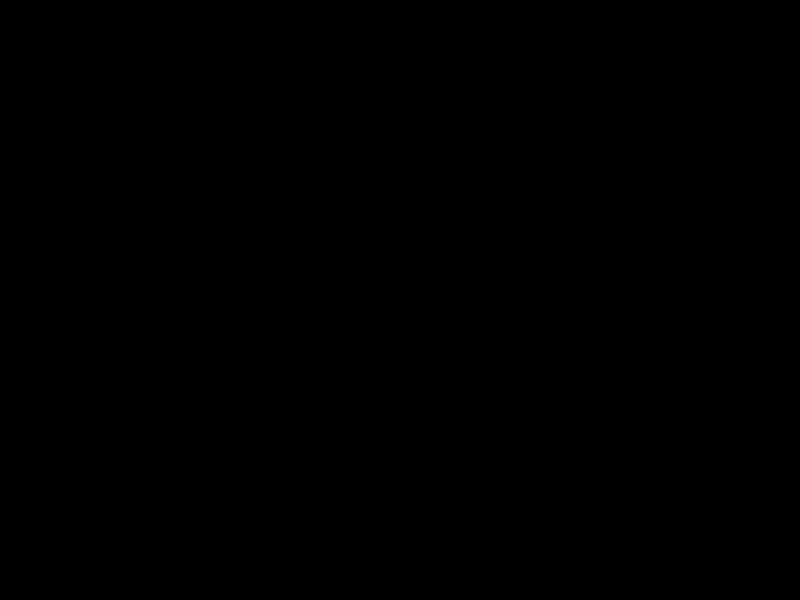
Frame 1 (no input)
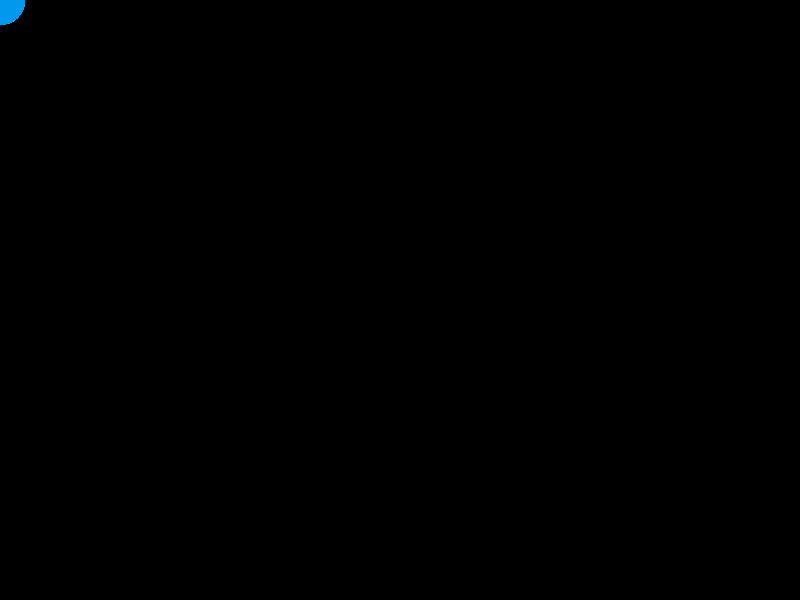
Frame 60 (no input)
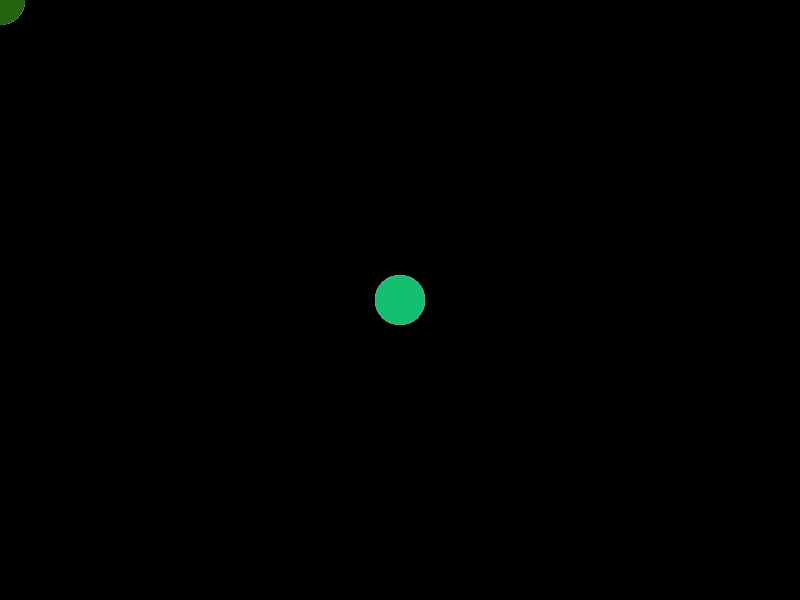
Frame 120 (the mouse pressed at the canvas centre since frame 60)

The p5.js sketch that drew these frames (run headless with seeded random() and noise() and a simulated clock; from frame 60 on, the mouse is pressed at the canvas centre):

// p5.js sketch
// ── sketch.js
let trails = [];

function setup() {
  createCanvas(800, 600);
  frameRate(60);
}

function draw() {
  background(0); 
  
  // Display trails
  for (let i = 0; i < trails.length; i++) {
    let trail = trails[i];
    noStroke();
    fill(trail.color);
    ellipse(trail.x, trail.y, 50);
  }
  
  // Add current mouse position to trails array
  trails.push({
    x: mouseX,
    y: mouseY,
    color: color(random(0, 255), random(0, 255), random(0, 255), 255) // Random high contrast color with full transparency
  });
  
  
}
